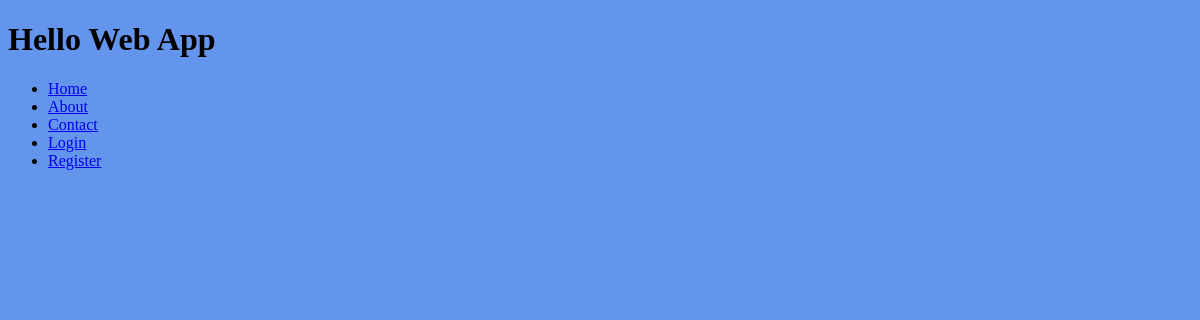
The app's page /, older data.
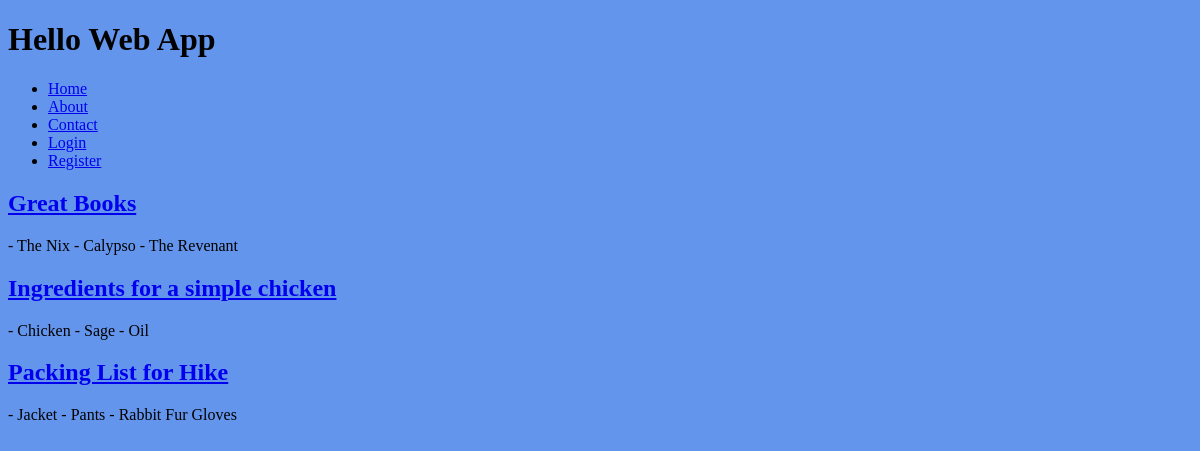
The same page, newer data.
### collection/models.py (models this page shows)
class List(models.Model):
    name = models.CharField(max_length=255)
    description = models.TextField()
    slug = models.SlugField(unique=True)
    user = models.OneToOneField(User, on_delete=models.CASCADE,
        blank=True, null=True)

### collection/views.py (the view)
# urls.py: path('', views.index, name='home'),
def index(request):
    lists = List.objects.all().order_by('?')
    return render(request, 'index.html', {
        'lists': lists,
    })

### collection/templates/index.html (shortened to what this page needs)
{% extends 'base.html' %}
{% block content %}
    {% for list in lists %}
		<h2>
        	<a href="{% url 'list_detail' slug=list.slug %}">
            	{{ list.name }}
        	</a>
    	</h2>
    	<p>{{ list.description }}</p>
    {% endfor %}
{% endblock content %}

### collection/templates/base.html (shortened to what this page needs)
{% load static %}
<!doctype html>
<html>
    <head>
        <link rel="stylesheet"
            href="/static/css/style.css" />
    </head>
    <body>
        <header>
            <h1>Hello Web App</h1>
            <nav>
                <ul>
                    <li>
                        <a href="{% url 'home' %}">Home</a>
                    </li>
                    <li>
                        <a href="{% url 'about' %}">About</a>
                    </li>
                    <li>
                        <a href="{% url 'contact' %}">Contact</a>
                    </li>
                    {% if user.is_authenticated %}
                    <li>
                        <a href="{% url 'auth_logout' %}">Logout</a>
                    </li>
                    {% else %}
                    <li>
                        <a href="{% url 'auth_login' %}">Login</a>
                    </li>
                    <li>
                        <a href="{% url 'registration_register' %}">Register</a>
                    </li>
    {% endif %}
                </ul>
            </nav>
        </header>
        {% block content %}{% endblock content %}
    </body>
</html>

### collection/static/css/style.css (style rules this page uses)
body { background-color: cornflowerblue; }

Row changes from the older to the newer data that the page shows:
added List: name "Great Books", description "- The Nix - Calypso - The Revenant"
added List: name "Ingredients for a simple chicken", description "- Chicken - Sage - Oil"
added List: name "Packing List for Hike", description "- Jacket - Pants - Rabbit Fur Gloves"
